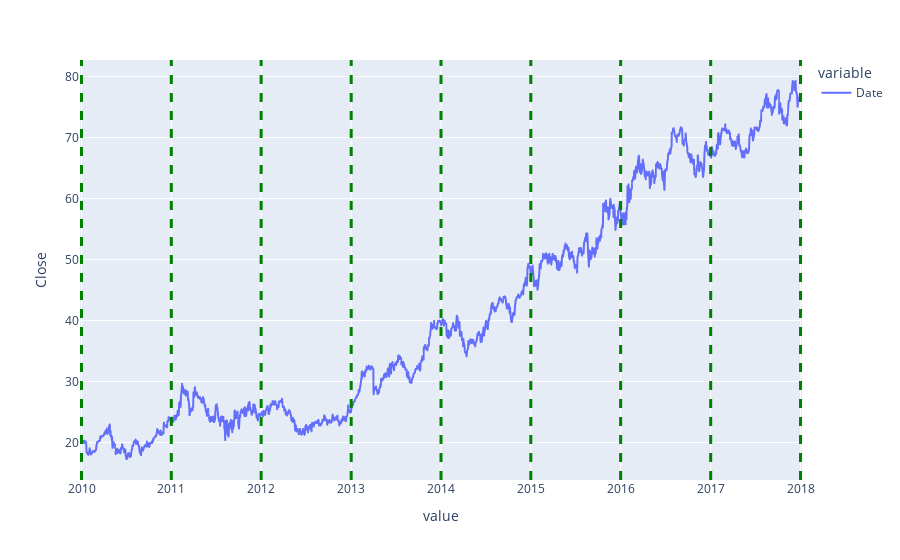
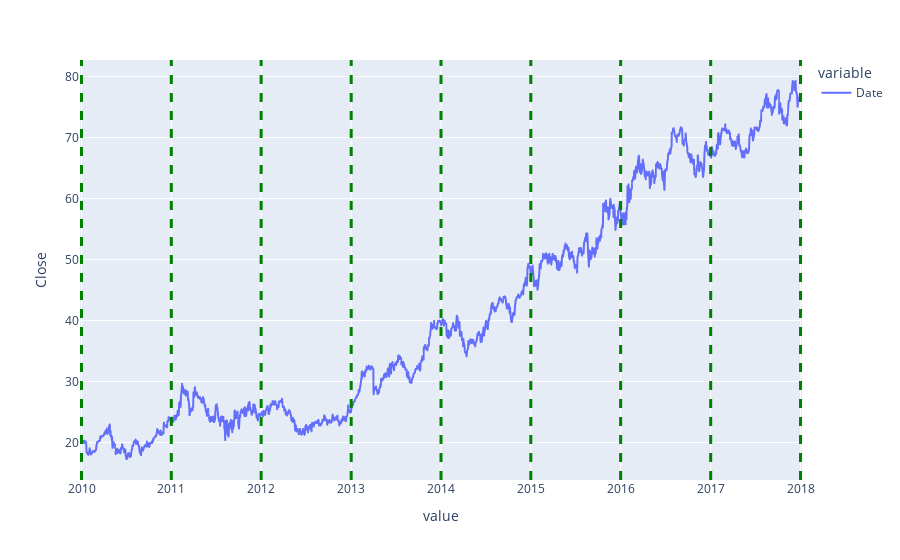

Notebook code for these charts, in order:
### Code cell
print(find_lag_period(normalised_Data))
print(find_lag_period(ts.Close))

### Figure 1 — Plotly figure (JSON) as saved in the notebook; plotly's stock layout.template omitted (floating-point values rounded to 4 significant figures; data arrays with more than 128 entries replaced by an {"elided": "..."} marker saying what was removed)
{"data": [{"hovertemplate": "variable=Date<br>value=%{x}<br>Close=%{y}<extra></extra>", "legendgroup": "Date", "line": {"color": "#636efa", "dash": "solid"}, "mode": "lines", "name": "Date", "showlegend": true, "type": "scattergl", "x": {"elided": "2013 str values"}, "xaxis": "x", "y": {"elided": "2013 float values"}, "yaxis": "y"}], "layout": {"legend": {"title": {"text": "variable"}, "tracegroupgap": 0}, "margin": {"t": 60}, "shapes": [{"line": {"color": "green", "dash": "dash", "width": 3}, "type": "line", "x0": "2010-01-01", "x1": "2010-01-01", "xref": "x", "y0": 0, "y1": 1, "yref": "y domain"}, {"line": {"color": "green", "dash": "dash", "width": 3}, "type": "line", "x0": "2011-01-01", "x1": "2011-01-01", "xref": "x", "y0": 0, "y1": 1, "yref": "y domain"}, {"line": {"color": "green", "dash": "dash", "width": 3}, "type": "line", "x0": "2012-01-01", "x1": "2012-01-01", "xref": "x", "y0": 0, "y1": 1, "yref": "y domain"}, {"line": {"color": "green", "dash": "dash", "width": 3}, "type": "line", "x0": "2013-01-01", "x1": "2013-01-01", "xref": "x", "y0": 0, "y1": 1, "yref": "y domain"}, {"line": {"color": "green", "dash": "dash", "width": 3}, "type": "line", "x0": "2014-01-01", "x1": "2014-01-01", "xref": "x", "y0": 0, "y1": 1, "yref": "y domain"}, {"line": {"color": "green", "dash": "dash", "width": 3}, "type": "line", "x0": "2015-01-01", "x1": "2015-01-01", "xref": "x", "y0": 0, "y1": 1, "yref": "y domain"}, {"line": {"color": "green", "dash": "dash", "width": 3}, "type": "line", "x0": "2016-01-01", "x1": "2016-01-01", "xref": "x", "y0": 0, "y1": 1, "yref": "y domain"}, {"line": {"color": "green", "dash": "dash", "width": 3}, "type": "line", "x0": "2017-01-01", "x1": "2017-01-01", "xref": "x", "y0": 0, "y1": 1, "yref": "y domain"}, {"line": {"color": "green", "dash": "dash", "width": 3}, "type": "line", "x0": "2018-01-01", "x1": "2018-01-01", "xref": "x", "y0": 0, "y1": 1, "yref": "y domain"}], "xaxis": {"anchor": "y", "domain": [0, 1], "title": {"text": "value"}}, "yaxis": {"anchor": "x", "domain": [0, 1], "title": {"text": "Close"}}}}

### Figure 2 — Plotly figure (JSON) as saved in the notebook; plotly's stock layout.template omitted (floating-point values rounded to 4 significant figures; data arrays with more than 128 entries replaced by an {"elided": "..."} marker saying what was removed)
{"data": [{"hovertemplate": "variable=Date<br>value=%{x}<br>Close=%{y}<extra></extra>", "legendgroup": "Date", "line": {"color": "#636efa", "dash": "solid"}, "mode": "lines", "name": "Date", "showlegend": true, "type": "scattergl", "x": {"elided": "2013 str values"}, "xaxis": "x", "y": {"elided": "2013 float values"}, "yaxis": "y"}], "layout": {"legend": {"title": {"text": "variable"}, "tracegroupgap": 0}, "margin": {"t": 60}, "shapes": [{"line": {"color": "green", "dash": "dash", "width": 3}, "type": "line", "x0": "2010-01-01", "x1": "2010-01-01", "xref": "x", "y0": 0, "y1": 1, "yref": "y domain"}, {"line": {"color": "green", "dash": "dash", "width": 3}, "type": "line", "x0": "2011-01-01", "x1": "2011-01-01", "xref": "x", "y0": 0, "y1": 1, "yref": "y domain"}, {"line": {"color": "green", "dash": "dash", "width": 3}, "type": "line", "x0": "2012-01-01", "x1": "2012-01-01", "xref": "x", "y0": 0, "y1": 1, "yref": "y domain"}, {"line": {"color": "green", "dash": "dash", "width": 3}, "type": "line", "x0": "2013-01-01", "x1": "2013-01-01", "xref": "x", "y0": 0, "y1": 1, "yref": "y domain"}, {"line": {"color": "green", "dash": "dash", "width": 3}, "type": "line", "x0": "2014-01-01", "x1": "2014-01-01", "xref": "x", "y0": 0, "y1": 1, "yref": "y domain"}, {"line": {"color": "green", "dash": "dash", "width": 3}, "type": "line", "x0": "2015-01-01", "x1": "2015-01-01", "xref": "x", "y0": 0, "y1": 1, "yref": "y domain"}, {"line": {"color": "green", "dash": "dash", "width": 3}, "type": "line", "x0": "2016-01-01", "x1": "2016-01-01", "xref": "x", "y0": 0, "y1": 1, "yref": "y domain"}, {"line": {"color": "green", "dash": "dash", "width": 3}, "type": "line", "x0": "2017-01-01", "x1": "2017-01-01", "xref": "x", "y0": 0, "y1": 1, "yref": "y domain"}, {"line": {"color": "green", "dash": "dash", "width": 3}, "type": "line", "x0": "2018-01-01", "x1": "2018-01-01", "xref": "x", "y0": 0, "y1": 1, "yref": "y domain"}], "xaxis": {"anchor": "y", "domain": [0, 1], "title": {"text": "value"}}, "yaxis": {"anchor": "x", "domain": [0, 1], "title": {"text": "Close"}}}}
